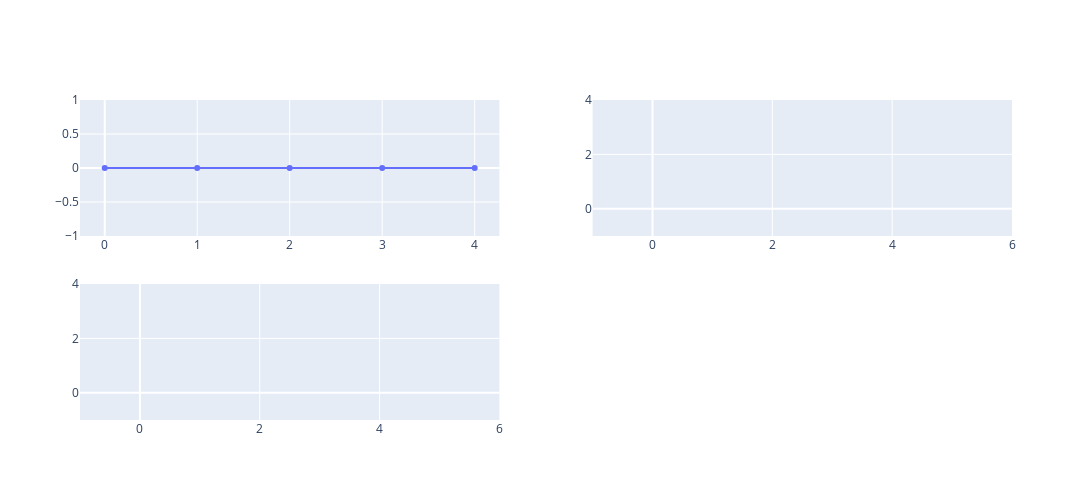
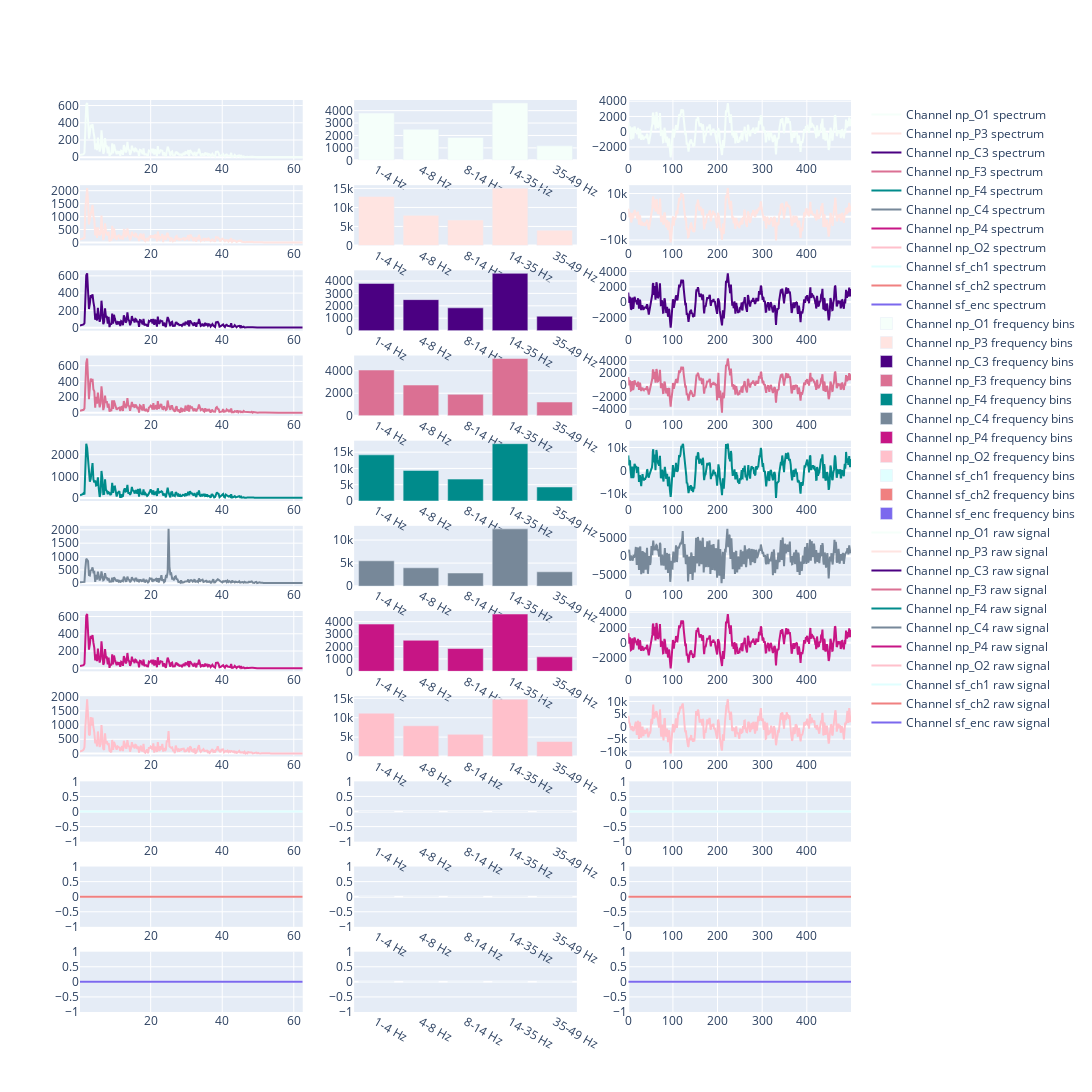

The code cell stored with these charts, in order, in its notebook:
### Code cell
env.render(jnb=True)

### Figure 1 — Plotly figure (JSON) as saved in the notebook; plotly's stock layout.template omitted (floating-point values rounded to 4 significant figures)
{"data": [{"mode": "lines+markers", "name": "Current episode rewards", "type": "scatter", "x": [0, 1, 2, 3, 4], "xaxis": "x", "y": [0, 0, 0, 0, 0], "yaxis": "y"}, {"mode": "lines+markers", "name": "Previous episode max rewards", "type": "scatter", "x": [], "xaxis": "x2", "y": [], "yaxis": "y2"}, {"mode": "lines+markers", "name": "Previous episode total rewards", "type": "scatter", "x": [], "xaxis": "x3", "y": [], "yaxis": "y3"}], "layout": {"height": 500, "width": 2000, "xaxis": {"anchor": "y", "domain": [0, 0.45]}, "xaxis2": {"anchor": "y2", "domain": [0.55, 1]}, "xaxis3": {"anchor": "y3", "domain": [0, 0.45]}, "xaxis4": {"anchor": "y4", "domain": [0.55, 1]}, "yaxis": {"anchor": "x", "domain": [0.575, 1]}, "yaxis2": {"anchor": "x2", "domain": [0.575, 1]}, "yaxis3": {"anchor": "x3", "domain": [0, 0.425]}, "yaxis4": {"anchor": "x4", "domain": [0, 0.425]}}}

### Figure 2 — Plotly figure (JSON) as saved in the notebook; plotly's stock layout.template omitted (floating-point values rounded to 4 significant figures; data arrays with more than 128 entries replaced by an {"elided": "..."} marker saying what was removed)
{"data": [{"line": {"color": "mintcream"}, "mode": "lines", "name": "Channel np_O1 spectrum", "type": "scatter", "x": {"elided": "250 float values"}, "xaxis": "x", "y": {"elided": "250 float values"}, "yaxis": "y"}, {"line": {"color": "mistyrose"}, "mode": "lines", "name": "Channel np_P3 spectrum", "type": "scatter", "x": {"elided": "250 float values"}, "xaxis": "x4", "y": {"elided": "250 float values"}, "yaxis": "y4"}, {"line": {"color": "indigo"}, "mode": "lines", "name": "Channel np_C3 spectrum", "type": "scatter", "x": {"elided": "250 float values"}, "xaxis": "x7", "y": {"elided": "250 float values"}, "yaxis": "y7"}, {"line": {"color": "palevioletred"}, "mode": "lines", "name": "Channel np_F3 spectrum", "type": "scatter", "x": {"elided": "250 float values"}, "xaxis": "x10", "y": {"elided": "250 float values"}, "yaxis": "y10"}, {"line": {"color": "darkcyan"}, "mode": "lines", "name": "Channel np_F4 spectrum", "type": "scatter", "x": {"elided": "250 float values"}, "xaxis": "x13", "y": {"elided": "250 float values"}, "yaxis": "y13"}, {"line": {"color": "lightslategray"}, "mode": "lines", "name": "Channel np_C4 spectrum", "type": "scatter", "x": {"elided": "250 float values"}, "xaxis": "x16", "y": {"elided": "250 float values"}, "yaxis": "y16"}, {"line": {"color": "mediumvioletred"}, "mode": "lines", "name": "Channel np_P4 spectrum", "type": "scatter", "x": {"elided": "250 float values"}, "xaxis": "x19", "y": {"elided": "250 float values"}, "yaxis": "y19"}, {"line": {"color": "pink"}, "mode": "lines", "name": "Channel np_O2 spectrum", "type": "scatter", "x": {"elided": "250 float values"}, "xaxis": "x22", "y": {"elided": "250 float values"}, "yaxis": "y22"}, {"line": {"color": "lightcyan"}, "mode": "lines", "name": "Channel sf_ch1 spectrum", "type": "scatter", "x": {"elided": "250 float values"}, "xaxis": "x25", "y": {"elided": "250 int values"}, "yaxis": "y25"}, {"line": {"color": "lightcoral"}, "mode": "lines", "name": "Channel sf_ch2 spectrum", "type": "scatter", "x": {"elided": "250 float values"}, "xaxis": "x28", "y": {"elided": "250 int values"}, "yaxis": "y28"}, {"line": {"color": "mediumslateblue"}, "mode": "lines", "name": "Channel sf_enc spectrum", "type": "scatter", "x": {"elided": "250 float values"}, "xaxis": "x31", "y": {"elided": "250 int values"}, "yaxis": "y31"}, {"marker": {"color": "mintcream"}, "name": "Channel np_O1 frequency bins", "type": "bar", "x": ["1-4 Hz", "4-8 Hz", "8-14 Hz", "14-35 Hz", "35-49 Hz"], "xaxis": "x2", "y": [3804.0, 2499.0, 1835.0, 4616.0, 1165.0], "yaxis": "y2"}, {"marker": {"color": "mistyrose"}, "name": "Channel np_P3 frequency bins", "type": "bar", "x": ["1-4 Hz", "4-8 Hz", "8-14 Hz", "14-35 Hz", "35-49 Hz"], "xaxis": "x5", "y": [12910.0, 7926.0, 6696.0, 15060.0, 4021.0], "yaxis": "y5"}, {"marker": {"color": "indigo"}, "name": "Channel np_C3 frequency bins", "type": "bar", "x": ["1-4 Hz", "4-8 Hz", "8-14 Hz", "14-35 Hz", "35-49 Hz"], "xaxis": "x8", "y": [3803.0, 2497.0, 1835.0, 4613.0, 1164.0], "yaxis": "y8"}, {"marker": {"color": "palevioletred"}, "name": "Channel np_F3 frequency bins", "type": "bar", "x": ["1-4 Hz", "4-8 Hz", "8-14 Hz", "14-35 Hz", "35-49 Hz"], "xaxis": "x11", "y": [4058.0, 2729.0, 1906.0, 5081.0, 1220.0], "yaxis": "y11"}, {"marker": {"color": "darkcyan"}, "name": "Channel np_F4 frequency bins", "type": "bar", "x": ["1-4 Hz", "4-8 Hz", "8-14 Hz", "14-35 Hz", "35-49 Hz"], "xaxis": "x14", "y": [14180.0, 9392.0, 6721.0, 17600.0, 4296.0], "yaxis": "y14"}, {"marker": {"color": "lightslategray"}, "name": "Channel np_C4 frequency bins", "type": "bar", "x": ["1-4 Hz", "4-8 Hz", "8-14 Hz", "14-35 Hz", "35-49 Hz"], "xaxis": "x17", "y": [5499.0, 3983.0, 2850.0, 12430.0, 3113.0], "yaxis": "y17"}, {"marker": {"color": "mediumvioletred"}, "name": "Channel np_P4 frequency bins", "type": "bar", "x": ["1-4 Hz", "4-8 Hz", "8-14 Hz", "14-35 Hz", "35-49 Hz"], "xaxis": "x20", "y": [3802.0, 2497.0, 1834.0, 4612.0, 1164.0], "yaxis": "y20"}, {"marker": {"color": "pink"}, "name": "Channel np_O2 frequency bins", "type": "bar", "x": ["1-4 Hz", "4-8 Hz", "8-14 Hz", "14-35 Hz", "35-49 Hz"], "xaxis": "x23", "y": [11170.0, 7916.0, 5716.0, 14770.0, 3857.0], "yaxis": "y23"}, {"marker": {"color": "lightcyan"}, "name": "Channel sf_ch1 frequency bins", "type": "bar", "x": ["1-4 Hz", "4-8 Hz", "8-14 Hz", "14-35 Hz", "35-49 Hz"], "xaxis": "x26", "y": [0, 0, 0, 0, 0], "yaxis": "y26"}, {"marker": {"color": "lightcoral"}, "name": "Channel sf_ch2 frequency bins", "type": "bar", "x": ["1-4 Hz", "4-8 Hz", "8-14 Hz", "14-35 Hz", "35-49 Hz"], "xaxis": "x29", "y": [0, 0, 0, 0, 0], "yaxis": "y29"}, {"marker": {"color": "mediumslateblue"}, "name": "Channel sf_enc frequency bins", "type": "bar", "x": ["1-4 Hz", "4-8 Hz", "8-14 Hz", "14-35 Hz", "35-49 Hz"], "xaxis": "x32", "y": [0, 0, 0, 0, 0], "yaxis": "y32"}, {"line": {"color": "mintcream"}, "mode": "lines", "name": "Channel np_O1 raw signal", "type": "scatter", "x": {"elided": "500 int values"}, "xaxis": "x3", "y": {"elided": "500 float values"}, "yaxis": "y3"}, {"line": {"color": "mistyrose"}, "mode": "lines", "name": "Channel np_P3 raw signal", "type": "scatter", "x": {"elided": "500 int values"}, "xaxis": "x6", "y": {"elided": "500 float values"}, "yaxis": "y6"}, {"line": {"color": "indigo"}, "mode": "lines", "name": "Channel np_C3 raw signal", "type": "scatter", "x": {"elided": "500 int values"}, "xaxis": "x9", "y": {"elided": "500 float values"}, "yaxis": "y9"}, {"line": {"color": "palevioletred"}, "mode": "lines", "name": "Channel np_F3 raw signal", "type": "scatter", "x": {"elided": "500 int values"}, "xaxis": "x12", "y": {"elided": "500 float values"}, "yaxis": "y12"}, {"line": {"color": "darkcyan"}, "mode": "lines", "name": "Channel np_F4 raw signal", "type": "scatter", "x": {"elided": "500 int values"}, "xaxis": "x15", "y": {"elided": "500 float values"}, "yaxis": "y15"}, {"line": {"color": "lightslategray"}, "mode": "lines", "name": "Channel np_C4 raw signal", "type": "scatter", "x": {"elided": "500 int values"}, "xaxis": "x18", "y": {"elided": "500 float values"}, "yaxis": "y18"}, {"line": {"color": "mediumvioletred"}, "mode": "lines", "name": "Channel np_P4 raw signal", "type": "scatter", "x": {"elided": "500 int values"}, "xaxis": "x21", "y": {"elided": "500 float values"}, "yaxis": "y21"}, {"line": {"color": "pink"}, "mode": "lines", "name": "Channel np_O2 raw signal", "type": "scatter", "x": {"elided": "500 int values"}, "xaxis": "x24", "y": {"elided": "500 float values"}, "yaxis": "y24"}, {"line": {"color": "lightcyan"}, "mode": "lines", "name": "Channel sf_ch1 raw signal", "type": "scatter", "x": {"elided": "500 int values"}, "xaxis": "x27", "y": {"elided": "500 int values"}, "yaxis": "y27"}, {"line": {"color": "lightcoral"}, "mode": "lines", "name": "Channel sf_ch2 raw signal", "type": "scatter", "x": {"elided": "500 int values"}, "xaxis": "x30", "y": {"elided": "500 int values"}, "yaxis": "y30"}, {"line": {"color": "mediumslateblue"}, "mode": "lines", "name": "Channel sf_enc raw signal", "type": "scatter", "x": {"elided": "500 int values"}, "xaxis": "x33", "y": {"elided": "500 int values"}, "yaxis": "y33"}], "layout": {"height": 1500, "width": 2000, "xaxis": {"anchor": "y", "domain": [0, 0.2889]}, "xaxis10": {"anchor": "y10", "domain": [0, 0.2889]}, "xaxis11": {"anchor": "y11", "domain": [0.3556, 0.6444]}, "xaxis12": {"anchor": "y12", "domain": [0.7111, 1]}, "xaxis13": {"anchor": "y13", "domain": [0, 0.2889]}, "xaxis14": {"anchor": "y14", "domain": [0.3556, 0.6444]}, "xaxis15": {"anchor": "y15", "domain": [0.7111, 1]}, "xaxis16": {"anchor": "y16", "domain": [0, 0.2889]}, "xaxis17": {"anchor": "y17", "domain": [0.3556, 0.6444]}, "xaxis18": {"anchor": "y18", "domain": [0.7111, 1]}, "xaxis19": {"anchor": "y19", "domain": [0, 0.2889]}, "xaxis2": {"anchor": "y2", "domain": [0.3556, 0.6444]}, "xaxis20": {"anchor": "y20", "domain": [0.3556, 0.6444]}, "xaxis21": {"anchor": "y21", "domain": [0.7111, 1]}, "xaxis22": {"anchor": "y22", "domain": [0, 0.2889]}, "xaxis23": {"anchor": "y23", "domain": [0.3556, 0.6444]}, "xaxis24": {"anchor": "y24", "domain": [0.7111, 1]}, "xaxis25": {"anchor": "y25", "domain": [0, 0.2889]}, "xaxis26": {"anchor": "y26", "domain": [0.3556, 0.6444]}, "xaxis27": {"anchor": "y27", "domain": [0.7111, 1]}, "xaxis28": {"anchor": "y28", "domain": [0, 0.2889]}, "xaxis29": {"anchor": "y29", "domain": [0.3556, 0.6444]}, "xaxis3": {"anchor": "y3", "domain": [0.7111, 1]}, "xaxis30": {"anchor": "y30", "domain": [0.7111, 1]}, "xaxis31": {"anchor": "y31", "domain": [0, 0.2889]}, "xaxis32": {"anchor": "y32", "domain": [0.3556, 0.6444]}, "xaxis33": {"anchor": "y33", "domain": [0.7111, 1]}, "xaxis4": {"anchor": "y4", "domain": [0, 0.2889]}, "xaxis5": {"anchor": "y5", "domain": [0.3556, 0.6444]}, "xaxis6": {"anchor": "y6", "domain": [0.7111, 1]}, "xaxis7": {"anchor": "y7", "domain": [0, 0.2889]}, "xaxis8": {"anchor": "y8", "domain": [0.3556, 0.6444]}, "xaxis9": {"anchor": "y9", "domain": [0.7111, 1]}, "yaxis": {"anchor": "x", "domain": [0.9339, 1]}, "yaxis10": {"anchor": "x10", "domain": [0.6537, 0.7198]}, "yaxis11": {"anchor": "x11", "domain": [0.6537, 0.7198]}, "yaxis12": {"anchor": "x12", "domain": [0.6537, 0.7198]}, "yaxis13": {"anchor": "x13", "domain": [0.5603, 0.6264]}, "yaxis14": {"anchor": "x14", "domain": [0.5603, 0.6264]}, "yaxis15": {"anchor": "x15", "domain": [0.5603, 0.6264]}, "yaxis16": {"anchor": "x16", "domain": [0.4669, 0.5331]}, "yaxis17": {"anchor": "x17", "domain": [0.4669, 0.5331]}, "yaxis18": {"anchor": "x18", "domain": [0.4669, 0.5331]}, "yaxis19": {"anchor": "x19", "domain": [0.3736, 0.4397]}, "yaxis2": {"anchor": "x2", "domain": [0.9339, 1]}, "yaxis20": {"anchor": "x20", "domain": [0.3736, 0.4397]}, "yaxis21": {"anchor": "x21", "domain": [0.3736, 0.4397]}, "yaxis22": {"anchor": "x22", "domain": [0.2802, 0.3463]}, "yaxis23": {"anchor": "x23", "domain": [0.2802, 0.3463]}, "yaxis24": {"anchor": "x24", "domain": [0.2802, 0.3463]}, "yaxis25": {"anchor": "x25", "domain": [0.1868, 0.2529]}, "yaxis26": {"anchor": "x26", "domain": [0.1868, 0.2529]}, "yaxis27": {"anchor": "x27", "domain": [0.1868, 0.2529]}, "yaxis28": {"anchor": "x28", "domain": [0.09339, 0.1595]}, "yaxis29": {"anchor": "x29", "domain": [0.09339, 0.1595]}, "yaxis3": {"anchor": "x3", "domain": [0.9339, 1]}, "yaxis30": {"anchor": "x30", "domain": [0.09339, 0.1595]}, "yaxis31": {"anchor": "x31", "domain": [0, 0.06612]}, "yaxis32": {"anchor": "x32", "domain": [0, 0.06612]}, "yaxis33": {"anchor": "x33", "domain": [0, 0.06612]}, "yaxis4": {"anchor": "x4", "domain": [0.8405, 0.9066]}, "yaxis5": {"anchor": "x5", "domain": [0.8405, 0.9066]}, "yaxis6": {"anchor": "x6", "domain": [0.8405, 0.9066]}, "yaxis7": {"anchor": "x7", "domain": [0.7471, 0.8132]}, "yaxis8": {"anchor": "x8", "domain": [0.7471, 0.8132]}, "yaxis9": {"anchor": "x9", "domain": [0.7471, 0.8132]}}}
